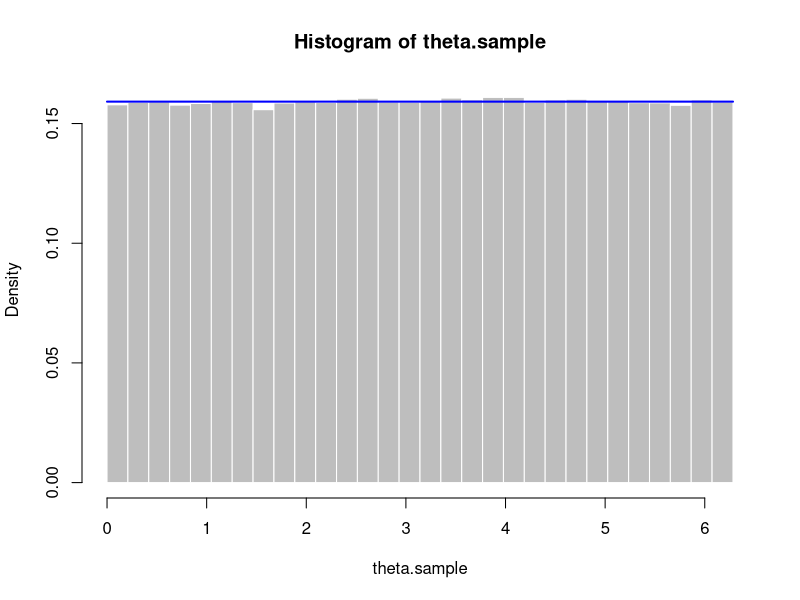
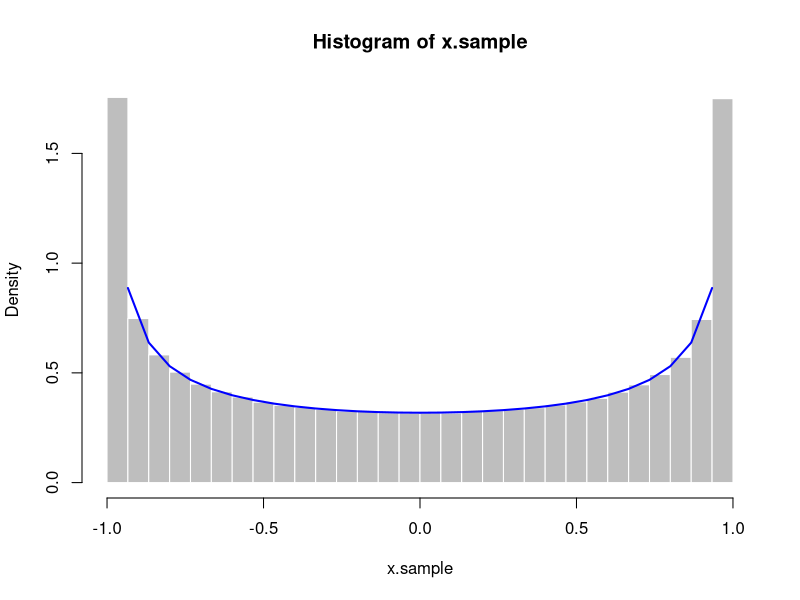
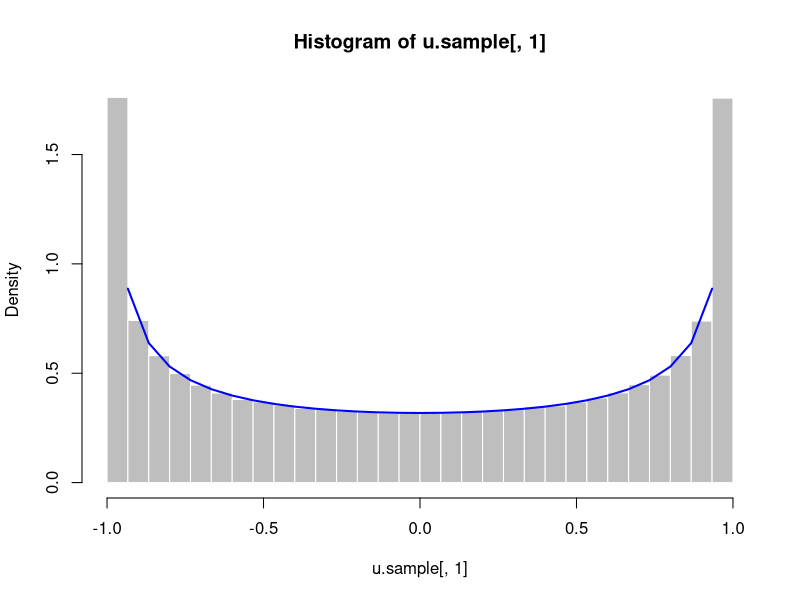
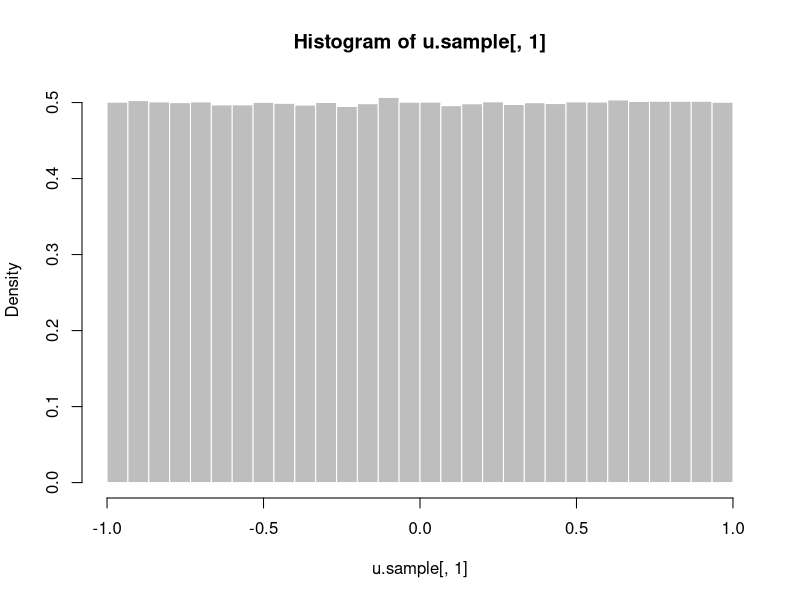

R code for these plots, in order:
## ---- chunk 1
knitr::opts_chunk$set(echo = TRUE, fig.align = "center")
## ---- chunk 2
num.samples <- 1000000
## ---- chunk 3
rho <- function(theta) {
  rep(1/(2*pi), times=length(theta))
}
## ---- chunk 4
2*pi
theta.sample <- runif(num.samples,0,2*pi)
head(theta.sample)
## ---- chunk 5
num.bins <- 30
theta.breaks <- seq(0, 2*pi, length.out = num.bins + 1)
hist(theta.sample, probability = TRUE, breaks = theta.breaks, col="grey", border="white")

rho.theta <- rho(theta.breaks)
lines(x=theta.breaks,y=rho.theta,col="blue",lwd=2)
## ---- chunk 6
1/(2*pi)
## ---- chunk 7
rho.1 <- function(theta) {
  1/(pi*sqrt(1-cos(theta)^2))
}
## ---- chunk 8
x.sample <- cos(theta.sample)
x.breaks <- seq(-1, 1, length.out = num.bins + 1)
hist(x.sample, probability = TRUE, breaks = x.breaks, col = "grey", border="white")

rho.x <- 1/(pi*sqrt(1-x.breaks^2))
lines(x=x.breaks,y=rho.x,col="blue",lwd=2)
## ---- chunk 9
rsphere.slow <- function(num.samples, n) {
  u.sample <- matrix(nrow = num.samples, ncol = n+1)
  for(i in 1:num.samples) {
    repeat {
      v <- runif(n+1,-1,1)
      norm.squared <- sum(v*v)
      if (norm.squared > 0 & norm.squared <= 1) break
    }
    u.sample[i,] <- v/sqrt(norm.squared)
  }
  u.sample
}
## ---- chunk 10
rsphere.faster <- function(num.samples, n) {
  u.sample <- matrix(0,nrow = 0, ncol = n+1)
  while(dim(u.sample)[1] < num.samples) {
    m <- num.samples - dim(u.sample)[1]
    v <- matrix(runif(m*(n+1),-1,1), nrow = m)
    norm.squared <- rowSums(v*v)
    keep <- norm.squared > 0 & norm.squared <= 1
    u.sample <- rbind(u.sample, v[keep,] / sqrt(norm.squared[keep]))
  }
  u.sample
}
## ---- chunk 11
rsphere <- function(num.samples, n) {
  u.sample <- matrix(0,nrow = 0, ncol = n+1)
  while(dim(u.sample)[1] < num.samples) {
    m <- num.samples - dim(u.sample)[1]
    v <- matrix(rnorm(m*(n+1)), nrow = m)
    norm.squared <- rowSums(v*v)
    keep <- norm.squared > 0
    u.sample <- rbind(u.sample, v[keep,] / sqrt(norm.squared[keep]))
  }
  u.sample
}
## ---- chunk 12
u.sample <- rsphere(num.samples, 1)
hist(u.sample[,1], probability = TRUE, breaks = x.breaks, col = "grey", border="white")
lines(x=x.breaks,y=rho.x,col="blue",lwd=2)
## ---- chunk 13
u.sample <- rsphere(num.samples, 2)
hist(u.sample[,1], probability = TRUE, breaks = x.breaks, col = "grey", border="white")
